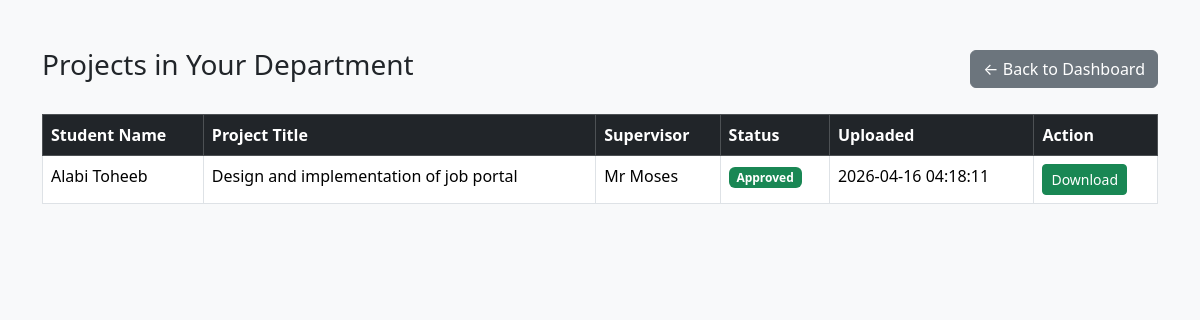
The app's page /dept_admin_view_projects.php (signed in) with its own data.
### tables this page shows
CREATE TABLE IF NOT EXISTS `projects` (
  `id` int NOT NULL AUTO_INCREMENT,
  `student_id` int NOT NULL,
  `title` varchar(255) NOT NULL,
  `file_path` varchar(255) NOT NULL,
  `upload_date` timestamp NULL DEFAULT CURRENT_TIMESTAMP,
  `status` enum('pending','approved') DEFAULT 'pending',
  `abstract` text,
  `supervisor` varchar(255) DEFAULT NULL,
  `uploaded_at` datetime DEFAULT CURRENT_TIMESTAMP,
  PRIMARY KEY (`id`),
  KEY `student_id` (`student_id`)
);

CREATE TABLE IF NOT EXISTS `students` (
  `id` int NOT NULL AUTO_INCREMENT,
  `matric_no` varchar(20) DEFAULT NULL,
  `name` varchar(150) NOT NULL,
  `email` varchar(150) DEFAULT NULL,
  `contact` varchar(50) DEFAULT NULL,
  `session` varchar(20) NOT NULL,
  `address` text,
  `department_id` int NOT NULL,
  `password_hash` varchar(255) NOT NULL,
  `role` enum('student') DEFAULT 'student',
  `passport` varchar(255) DEFAULT NULL,
  `level` varchar(10) DEFAULT NULL,
  `nd_type` varchar(10) DEFAULT NULL,
  `pair_id` int DEFAULT NULL,
  `supervisor` varchar(100) DEFAULT NULL,
  `project_title` varchar(255) DEFAULT NULL,
  `approved` tinyint(1) DEFAULT '0',
  `created_at` timestamp NULL DEFAULT CURRENT_TIMESTAMP,
  PRIMARY KEY (`id`),
  UNIQUE KEY `matric_no` (`matric_no`),
  KEY `idx_matric_no` (`matric_no`),
  KEY `idx_email` (`email`),
  KEY `idx_pair` (`pair_id`)
);

### dept_admin_view_projects.php (the view, shortened to what this page needs)
<?php
require_once 'config.php';
$department_id = $_SESSION['department_id'];
?>
<!DOCTYPE html>
<html lang="en">
<head>
    <link href="https://cdn.jsdelivr.net/npm/bootstrap@5.3.3/dist/css/bootstrap.min.css" rel="stylesheet">
</head>
<body class="bg-light">
<div class="container mt-5">
    <div class="d-flex justify-content-between align-items-center mb-4">
        <h3>Projects in <?= htmlspecialchars($_SESSION['department_name'] ?? 'Your Department') ?></h3>
        <a href="department_admin_dashboard.php" class="btn btn-secondary">← Back to Dashboard</a>
    </div>
    <table class="table table-bordered table-hover">
        <thead class="table-dark">
            <tr>
                <th>Student Name</th>
                <th>Project Title</th>
                <th>Supervisor</th>
                <th>Status</th>
                <th>Uploaded</th>
                <th>Action</th>
            </tr>
        </thead>
        <tbody>
    <?php
    $stmt = $pdo->prepare("
        SELECT p.*, s.name AS student_name
        FROM projects p
        JOIN students s ON p.student_id = s.id
        WHERE s.department_id = ?
        ORDER BY p.uploaded_at DESC
    ");
    $stmt->execute([$department_id]);
    while ($row = $stmt->fetch()) {
        $status_class = $row['status'] == 'approved' ? 'success' : ($row['status'] == 'rejected' ? 'danger' : 'warning');
        $status_text  = ucfirst($row['status']);
        echo "<tr>
                <td>{$row['student_name']}</td>
                <td>{$row['title']}</td>
                <td>{$row['supervisor']}</td>
                <td><span class='badge bg-{$status_class}'>{$status_text}</span></td>
                <td>{$row['uploaded_at']}</td>
                <td>";
        if ($row['status'] == 'pending') {
            echo "
                <a href='approve_project.php?id={$row['id']}'
                   class='btn btn-success btn-sm me-2'
                   onclick=\"return confirm('Approve this project?');\">Approve</a>
                <button class='btn btn-danger btn-sm'
                        data-bs-toggle='modal'
                        data-bs-target='#rejectModal'
                        data-id='{$row['id']}'>
                    Reject
                </button>";
        } elseif ($row['status'] == 'approved') {
            echo "<a href='{$row['file_path']}' class='btn btn-success btn-sm' download>Download</a>";
        }
        echo "</td></tr>";
    }
    ?>
</tbody>
    </table>
</div>
</body>
</html>

### records on screen
projects: student.name "Alabi Toheeb", title "Design and implementation of job portal", supervisor "Mr Moses", status "Approved", uploaded_at "2026-04-16 04:18:11"

### other values on screen
$_SESSION['department_name'] "Your Department"
